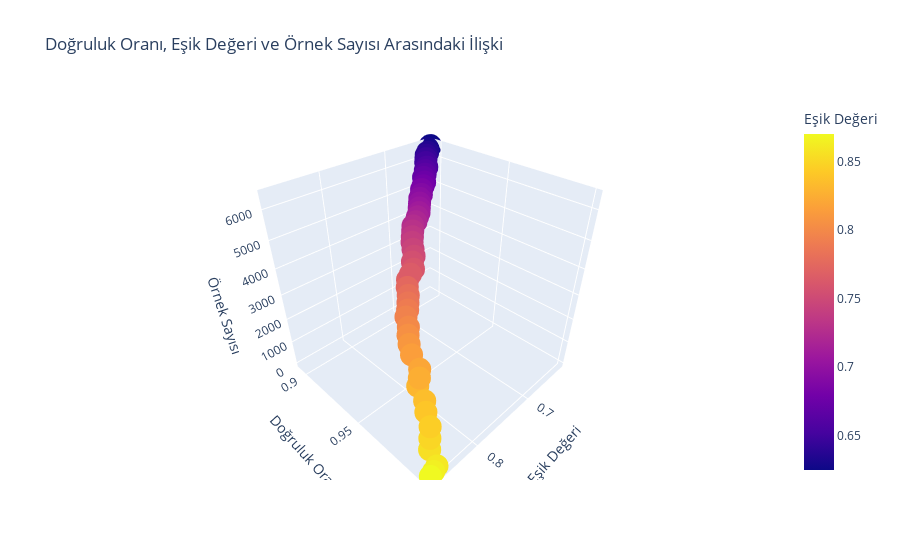

Notebook code cell kept with this figure:
### Markdown cell above
##### ENERGY_DEFICIT Sınıfı Tahmin Sonuçları İçin Güven Analizi

### Code cell
import matplotlib.pyplot as plt
import seaborn as sns

sonuclar = yuzdeler(f,test_data,"ENERGY_DEFICIT","target_direction").head(50)

display(sonuclar)


# Doğruluk oranı (Yüzde) ve Eşik (Thresh) değerlerine göre bir çizgi grafiği oluşturma
plt.figure(figsize=(10, 5))
sns.lineplot(x='Thresh', y='Yüzde', data=sonuclar)
plt.title("Doğruluk Oranı vs Eşik Değeri")
plt.xlabel("Eşik Değeri")
plt.ylabel("Doğruluk Oranı")
plt.show()

# Doğruluk oranı (Yüzde) ve Örnek Sayısı (Len) arasındaki ilişkiyi gösteren bir dağılım grafiği oluşturma
plt.figure(figsize=(10, 5))
sns.scatterplot(x='Len', y='Yüzde', data=sonuclar)
plt.title("Doğruluk Oranı vs Örnek Sayısı")
plt.xlabel("Örnek Sayısı")
plt.ylabel("Doğruluk Oranı")
plt.show()

# Doğruluk oranı (Yüzde), Eşik (Thresh) değeri ve Örnek Sayısı (Len) arasındaki 3D ilişkiyi gösteren bir görsel
from mpl_toolkits.mplot3d import Axes3D

fig = plt.figure(figsize=(10, 7))
ax = fig.add_subplot(111, projection='3d')

x = sonuclar['Thresh']
y = sonuclar['Yüzde']
z = sonuclar['Len']

ax.scatter(x, y, z, c='r', marker='o')

ax.set_xlabel("Eşik Değeri")
ax.set_ylabel("Doğruluk Oranı")
ax.set_zlabel("Örnek Sayısı")
plt.title("Doğruluk Oranı, Eşik Değeri ve Örnek Sayısı Arasındaki İlişki")
plt.show()


import plotly.express as px

fig = px.scatter_3d(sonuclar, x='Thresh', y='Yüzde', z='Len', color='Thresh',
                    labels={'Thresh': 'Eşik Değeri', 'Yüzde': 'Doğruluk Oranı', 'Len': 'Örnek Sayısı'},
                    title="Doğruluk Oranı, Eşik Değeri ve Örnek Sayısı Arasındaki İlişki")

fig.show()

### Figure 1 — Plotly figure (JSON) as saved in the notebook; plotly's stock layout.template omitted (floating-point values rounded to 4 significant figures)
{"data": [{"hovertemplate": "Eşik Değeri=%{marker.color}<br>Doğruluk Oranı=%{y}<br>Örnek Sayısı=%{z}<extra></extra>", "legendgroup": "", "marker": {"color": [0.87, 0.865, 0.86, 0.855, 0.85, 0.845, 0.84, 0.835, 0.83, 0.825, 0.82, 0.815, 0.81, 0.805, 0.8, 0.795, 0.79, 0.785, 0.78, 0.775, 0.77, 0.765, 0.76, 0.755, 0.75, 0.745, 0.74, 0.735, 0.73, 0.725, 0.72, 0.715, 0.71, 0.705, 0.7, 0.695, 0.69, 0.685, 0.68, 0.675, 0.67, 0.665, 0.66, 0.655, 0.65, 0.645, 0.64, 0.635, 0.63, 0.625], "coloraxis": "coloraxis", "symbol": "circle"}, "mode": "markers", "name": "", "scene": "scene", "showlegend": false, "type": "scatter3d", "x": [0.87, 0.865, 0.86, 0.855, 0.85, 0.845, 0.84, 0.835, 0.83, 0.825, 0.82, 0.815, 0.81, 0.805, 0.8, 0.795, 0.79, 0.785, 0.78, 0.775, 0.77, 0.765, 0.76, 0.755, 0.75, 0.745, 0.74, 0.735, 0.73, 0.725, 0.72, 0.715, 0.71, 0.705, 0.7, 0.695, 0.69, 0.685, 0.68, 0.675, 0.67, 0.665, 0.66, 0.655, 0.65, 0.645, 0.64, 0.635, 0.63, 0.625], "y": [1, 1, 1, 0.993, 0.991, 0.989, 0.984, 0.981, 0.974, 0.973, 0.971, 0.963, 0.959, 0.956, 0.954, 0.95, 0.949, 0.947, 0.945, 0.942, 0.94, 0.94, 0.94, 0.937, 0.936, 0.933, 0.93, 0.928, 0.926, 0.924, 0.924, 0.923, 0.922, 0.92, 0.918, 0.916, 0.915, 0.913, 0.912, 0.911, 0.908, 0.907, 0.905, 0.904, 0.901, 0.899, 0.897, 0.896, 0.894, 0.894], "z": [15, 110, 235, 427, 699, 989, 1244, 1473, 1664, 1858, 2038, 2203, 2382, 2557, 2723, 2909, 3073, 3214, 3371, 3517, 3682, 3833, 3959, 4084, 4215, 4337, 4468, 4572, 4688, 4776, 4878, 4988, 5078, 5159, 5251, 5339, 5421, 5520, 5597, 5674, 5752, 5815, 5875, 5951, 6037, 6114, 6177, 6236, 6312, 6389]}], "layout": {"coloraxis": {"colorbar": {"title": {"text": "Eşik Değeri"}}, "colorscale": [[0, "#0d0887"], [0.1111, "#46039f"], [0.2222, "#7201a8"], [0.3333, "#9c179e"], [0.4444, "#bd3786"], [0.5556, "#d8576b"], [0.6667, "#ed7953"], [0.7778, "#fb9f3a"], [0.8889, "#fdca26"], [1, "#f0f921"]]}, "legend": {"tracegroupgap": 0}, "scene": {"domain": {"x": [0, 1], "y": [0, 1]}, "xaxis": {"title": {"text": "Eşik Değeri"}}, "yaxis": {"title": {"text": "Doğruluk Oranı"}}, "zaxis": {"title": {"text": "Örnek Sayısı"}}}, "title": {"text": "Doğruluk Oranı, Eşik Değeri ve Örnek Sayısı Arasındaki İlişki"}}}
